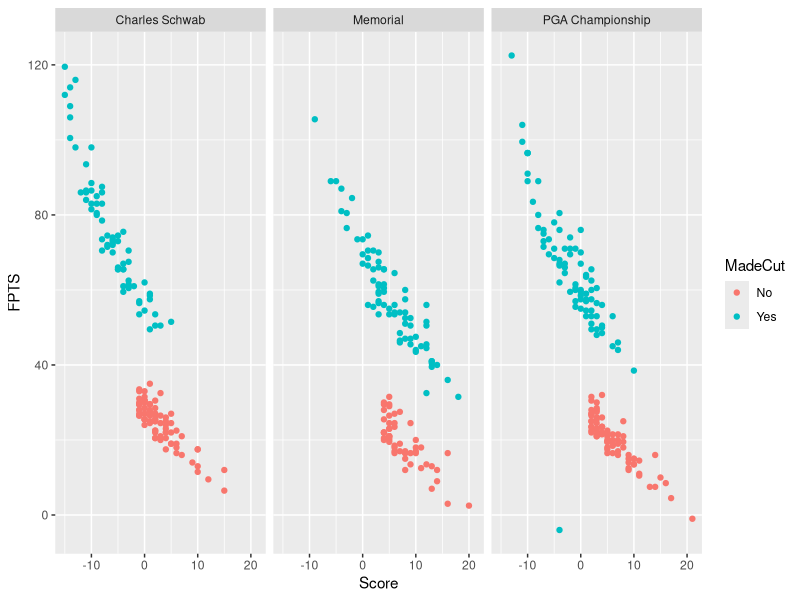
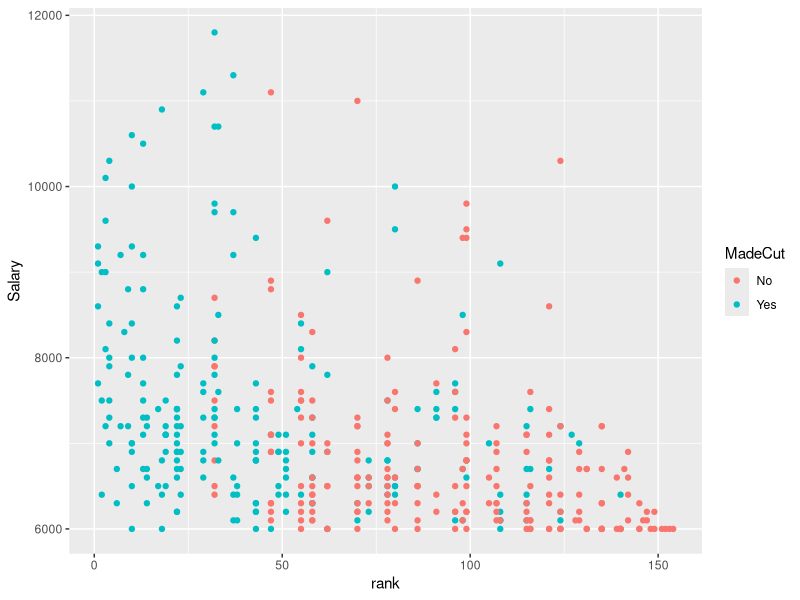
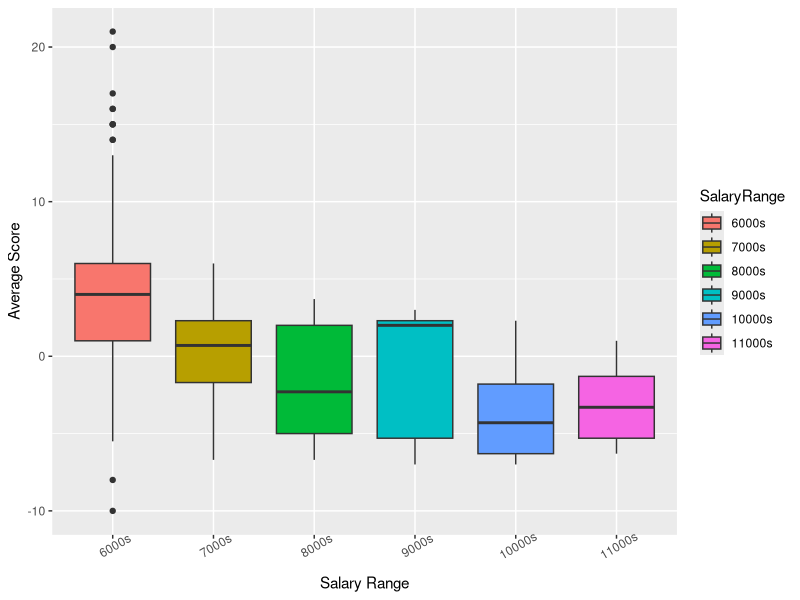

Source code (R) for these figures, in order:
## ---- chunk 1
library(tidyverse) 
## ---- chunk 2
Memfan <- read.csv("Memorial_Fantasy.csv", header = T)
Pgafan <- read.csv("PGA_Fantasy.csv", header = T)
Schfan <- read.csv("Schwab_Fantasy.csv", header = T)

Memstat<- read.delim("Memorial_Stats.txt", header = T )
Memstats <-  as.data.frame(matrix(Memstat$Data, ncol=9, byrow=TRUE))

Pgastat<- read.delim("PGA_Stats.txt", header = T)
Pgastats <-  as.data.frame(matrix(Pgastat$Data, ncol=9, byrow=TRUE))

Schstat<- read.delim("Schwab_Stats.txt", header = T)
Schstats <-  as.data.frame(matrix(Schstat$Data, ncol=9, byrow=TRUE))
## ---- chunk 3
Memorial <- Memstats %>%
  inner_join(Memfan, by=c("V2"= "Name"))

Pga <- Pgastats %>%
  inner_join(Pgafan, by=c("V2"= "Name")) 


Schwab <- Schstats %>%
  inner_join(Schfan, by=c("V2"= "Name"))
## ---- chunk 4
All <- rbind(Memorial, Pga, Schwab)
names(All)[1:9] <- c('Position', 'Player', 'Score', 
                          'Putt', 'ARG', 'App', 'OTT', 'T2G', 'Total')

All$Score <- fct_recode(All$Score, "0" = "E") 

Top10 <- 
  All %>%
  group_by(Tournament) %>%
  mutate(Score = as.numeric(as.character(factor(Score)))) %>%
  mutate(rank = rank(Score, ties.method = "min")) %>%
  mutate(top10 = if_else(rank <= 10, 'Yes', 'No')) %>%
  mutate(MadeCut = if_else(Position =='CUT', 'No', 'Yes')) %>%
  mutate(SalaryRange = ifelse(grepl("^6", Salary), "6000s",
                       ifelse(grepl("^7", Salary), "7000s",
                       ifelse(grepl("^8", Salary), "8000s",
                       ifelse(grepl("^9" , Salary), "9000s",
                       ifelse(grepl("^10", Salary), "10000s", "11000s"))))))

TournPlayed <- All %>%
  select((Player)) %>%
  group_by(Player) %>%
  mutate(tournplayed = n()) %>%
  distinct()

AvgScore <- All %>%
    select(Player, Score, Tournament) %>%
    mutate(Score = as.numeric(as.character(factor(Score)))) %>%
    spread(Tournament, Score) %>%
    mutate(avg = round(rowMeans(.[2:4], na.rm=TRUE), 1))

Results_Player <- Top10 %>%
  left_join(TournPlayed, by = "Player")

AllResults <- Results_Player %>%
  left_join(AvgScore, by = "Player")
## ---- chunk 5
AllResults %>%
  ggplot(aes(x = Score,y = FPTS, color = MadeCut))+
  geom_point()+
  facet_wrap(~Tournament)
## ---- chunk 6
#1st graph
AllResults %>%
  ggplot(aes(x=rank, y=Salary, color = MadeCut))+
  geom_point()

#2nd graph
AllResults$SalaryRange <- factor(AllResults$SalaryRange, levels = c("6000s", "7000s", "8000s", "9000s", "10000s", "11000s"))

AllResults %>%
  ggplot(aes(x=SalaryRange, y =avg))+
  geom_boxplot(aes(fill=SalaryRange))+
  ylab("Average Score")+
  xlab("Salary Range")+
  theme(axis.text.x = element_text(angle = 30))
